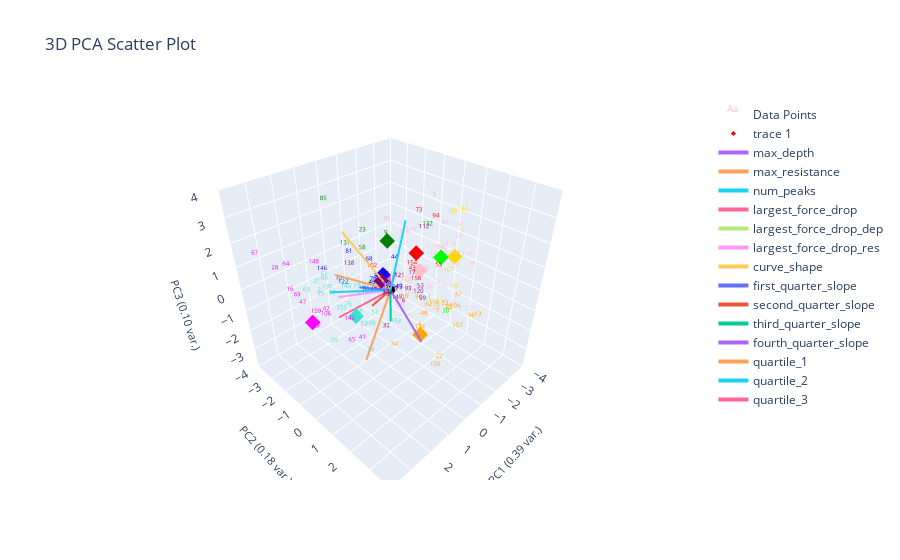

Here is the notebook cell this chart was saved with:
### Markdown cell above
# Plot Un-corrected Labeling

### Code cell
plotting.plot_clusters_seperately(pseudo_labeled_data[f'pseudo_{ylabel_name}_nums'],
                                  curve_data, ylabel_name, cluster_category_names=list(ylabel_to_cluster_num.keys()),
                                  pseudo_corrections=marions_labeled_data)
plotting.plot_clusters_seperately(pseudo_labeled_data[f'pseudo_{ylabel_name}_nums'],
                                  curve_data, ylabel_name, cluster_category_names=list(ylabel_to_cluster_num.keys()),)
plotting.plot_clusters_seperately(pseudo_labeled_data[f'pseudo_{ylabel_name}_nums'],
                                  curve_data, ylabel_name, cluster_category_names=list(ylabel_to_cluster_num.keys()),
                                  bold_idxs=marions_labeled_data.index)
plotting.plot_pca(pseudo_labeled_data, pseudo_labeled_data[f'pseudo_{ylabel_name}_nums'], graph_title="Clustering Un-corrected Pseudo Labeled Data", num_pc=3, ylabel_name=ylabel_name, centroids=label_centroids)

### Figure 1 — Plotly figure (JSON) as saved in the notebook; plotly's stock layout.template omitted (floating-point values rounded to 4 significant figures; data arrays with more than 128 entries replaced by an {"elided": "..."} marker saying what was removed)
{"data": [{"mode": "text", "name": "Data Points", "text": {"elided": "164 str values"}, "textfont": {"color": {"elided": "164 str values"}, "size": 6}, "type": "scatter3d", "x": {"elided": "164 float values"}, "y": {"elided": "164 float values"}, "z": {"elided": "164 float values"}}, {"marker": {"color": ["red", "gold", "blue", "green", "purple", "pink", "turquoise", "orange", "lime", "magenta"], "size": 4, "symbol": "diamond"}, "mode": "markers", "type": "scatter3d", "x": [-1.928, -3.081, -0.2512, -1.038, 0.162, -1.851, 1.532, 0.1613, -2.42, 3.1], "y": [-0.4752, 0.5811, -0.6652, -1.226, -0.3226, -0.1863, -0.2646, 1.696, 0.3987, -0.7675], "z": [0.6144, 0.4114, 0.2645, 1.222, 0.3483, -0.04696, -0.5424, -1.073, 0.5773, -0.22]}, {"marker": {"color": "black", "size": 3}, "mode": "markers", "name": "Origin", "showlegend": false, "type": "scatter3d", "x": [0], "y": [0], "z": [0]}, {"line": {"width": 4}, "mode": "lines+text", "name": "max_depth", "textposition": "top center", "type": "scatter3d", "x": [0, -1.59], "y": [0, -1.304], "z": [0, -0.5218]}, {"line": {"width": 4}, "mode": "lines+text", "name": "max_resistance", "textposition": "top center", "type": "scatter3d", "x": [0, 1.345], "y": [0, -7.996e-05], "z": [0, -2.708]}, {"line": {"width": 4}, "mode": "lines+text", "name": "num_peaks", "textposition": "top center", "type": "scatter3d", "x": [0, -0.5785], "y": [0, 0.1626], "z": [0, 2.763]}, {"line": {"width": 4}, "mode": "lines+text", "name": "largest_force_drop", "textposition": "top center", "type": "scatter3d", "x": [0, -0.8897], "y": [0, -0.9413], "z": [0, -0.1776]}, {"line": {"width": 4}, "mode": "lines+text", "name": "largest_force_drop_dep", "textposition": "top center", "type": "scatter3d", "x": [0, -0.6729], "y": [0, -1.955], "z": [0, -0.846]}, {"line": {"width": 4}, "mode": "lines+text", "name": "largest_force_drop_res", "textposition": "top center", "type": "scatter3d", "x": [0, 1.109], "y": [0, -1.783], "z": [0, -0.6821]}, {"line": {"width": 4}, "mode": "lines+text", "name": "curve_shape", "textposition": "top center", "type": "scatter3d", "x": [0, 0.9933], "y": [0, -1.444], "z": [0, 2.299]}, {"line": {"width": 4}, "mode": "lines+text", "name": "first_quarter_slope", "textposition": "top center", "type": "scatter3d", "x": [0, 1.745], "y": [0, 0.2622], "z": [0, 1.112]}, {"line": {"width": 4}, "mode": "lines+text", "name": "second_quarter_slope", "textposition": "top center", "type": "scatter3d", "x": [0, 1.718], "y": [0, 0.8442], "z": [0, 0.6293]}, {"line": {"width": 4}, "mode": "lines+text", "name": "third_quarter_slope", "textposition": "top center", "type": "scatter3d", "x": [0, 1.46], "y": [0, 1.466], "z": [0, 0.1621]}, {"line": {"width": 4}, "mode": "lines+text", "name": "fourth_quarter_slope", "textposition": "top center", "type": "scatter3d", "x": [0, 0.7057], "y": [0, 2.239], "z": [0, -0.7445]}, {"line": {"width": 4}, "mode": "lines+text", "name": "quartile_1", "textposition": "top center", "type": "scatter3d", "x": [0, 1.372], "y": [0, -1.563], "z": [0, 0.5967]}, {"line": {"width": 4}, "mode": "lines+text", "name": "quartile_2", "textposition": "top center", "type": "scatter3d", "x": [0, 1.758], "y": [0, -1.429], "z": [0, 0.06116]}, {"line": {"width": 4}, "mode": "lines+text", "name": "quartile_3", "textposition": "top center", "type": "scatter3d", "x": [0, 1.807], "y": [0, -0.9371], "z": [0, -0.8312]}], "layout": {"autosize": true, "scene": {"aspectmode": "cube", "xaxis": {"range": [-4, 4], "title": {"font": {"size": 11}, "text": "PC1 (0.39 var.)"}}, "yaxis": {"range": [-4, 4], "title": {"font": {"size": 11}, "text": "PC2 (0.18 var.)"}}, "zaxis": {"range": [-4, 4], "title": {"font": {"size": 11}, "text": "PC3 (0.10 var.)"}}}, "title": {"text": "3D PCA Scatter Plot"}}}
